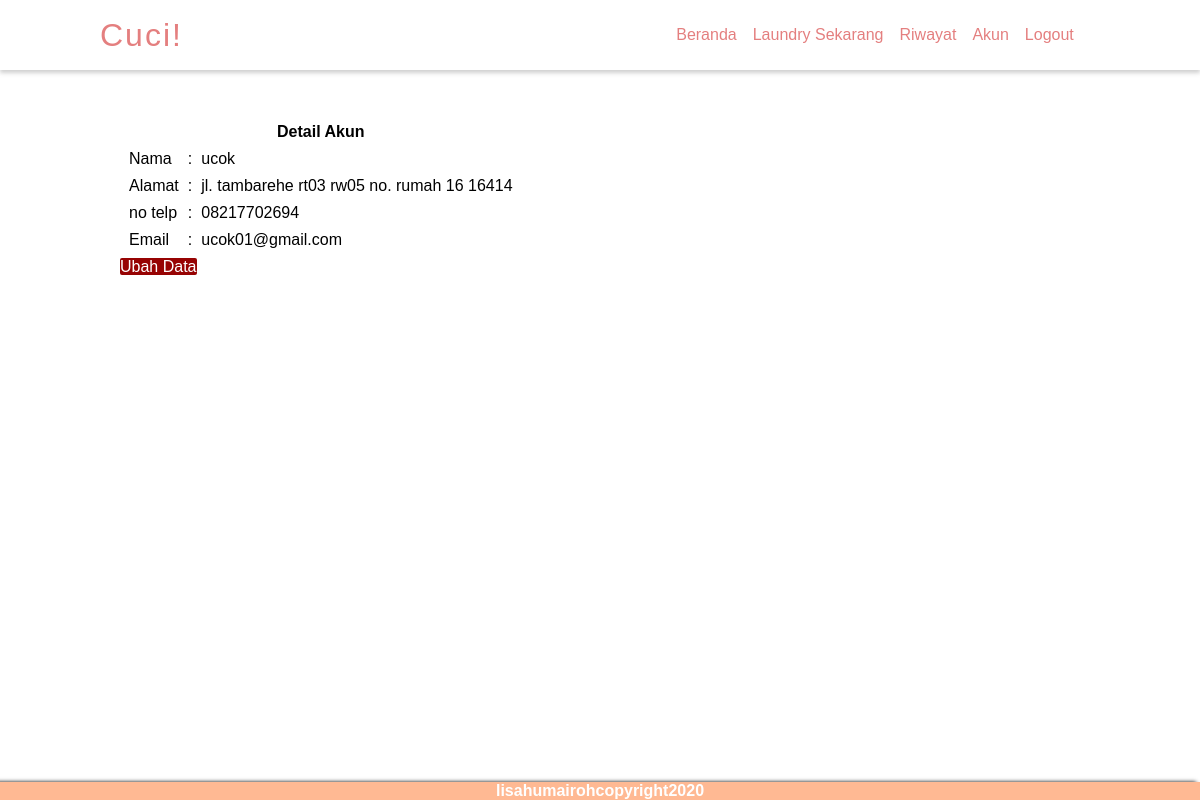
The app's page /user/akun.php (signed in) with its own data.
### tables this page shows
CREATE TABLE `user` (
  `id_user` int(11) NOT NULL,
  `username` varchar(50) NOT NULL,
  `pass` varchar(8) NOT NULL,
  `nama` varchar(50) NOT NULL,
  `alamat` varchar(255) NOT NULL,
  `no_telp` varchar(20) NOT NULL,
  `email` varchar(50) NOT NULL
);

### user/akun.php (the view, shortened to what this page needs)
<?php
include '../koneksi.php';
?>
<!DOCTYPE html>
<html lang="en">
<head>
    <link rel="stylesheet" href="../css/style.css">
</head>
<body>
    <div class="container">
        <header class="header">
                <a href="#" class="logo">Cuci!</a>
            <ul>
                <li><a href="home.php">Beranda</a></li>
                <li><a href="laundry.php">Laundry Sekarang</a></li>
                <li><a href="riwayat_transaksi.php">Riwayat</a></li>
                <li><a href="akun.php">Akun</a></li>
                <li><a href="../logout.php">Logout</a></li>
            </ul>
        </header>
    <div class="content">
        <div class="#tabel">
            <br><br><br>
                <table border="0"  cellpadding="50px" cellspacing="9">
                    <?php
                    $id_user = $_SESSION['id_user'];
                    $query = mysqli_query($conn, "SELECT * FROM user WHERE id_user='$id_user'");
                    while ( $data = mysqli_fetch_array($query) )
                     {
                    ?>
                        <tr collspan="3">
                            <th colspan="3">Detail Akun</th>
                        </tr>
                        <tr>
                            <td>Nama</td>
                            <td>:</td>
                            <td><?php echo $data['nama'] ?></td>
                        </tr>
                        <tr>
                            <td>Alamat</td>
                            <td>:</td>
                            <td><?php echo $data['alamat'] ?></td>
                        </tr><tr>
                            <td>no telp</td>
                            <td>:</td>
                            <td><?php echo $data['no_telp'] ?></td>
                        </tr>
                        <tr>
                            <td>Email</td>
                            <td>:</td>
                            <td><?php echo $data['email'] ?></td>
                        </tr>
                    <?php } ?>
                    </table>
                    <a id="tblhapus" href="edit_akun.php?id_user=<?php echo "$data[id_user]"; ?>">Ubah Data</a>
                </div>
    </div>
        <div class="footer">
            <h4>lisahumairohcopyright2020</h4>
        </div>
    </div>
</body>
</html>

### css/style.css (style rules this page uses)
* { margin: 0; padding: 0; font-family: sans-serif; }
.container { height: 650px; position: relative; width: 100%; }
.container header { height: 70px; width: 100%; position: fixed; background-color: rgb(255, 255, 255); line-height: 70px; box-shadow: 0 3px 4px rgba(116, 116, 116, 0.336); }
.container header .logo { position: relative; float: left; padding-left: 100px; position: relative; color: rgb(228, 127, 127); text-decoration:none; font-size: 2em; letter-spacing: 2px; transition: 0.6px; }
.container .header ul { margin-left: 550px; position: relative; display: flex; justify-content: center; align-items: center; }
.container .header ul li { list-style: none; position: relative; }
.container .header ul li a { padding: 3px; position: relative; text-decoration: none; margin: 5px; color: rgb(228, 127, 127); }
.container .content { margin: auto; padding: 60px 0 60px 0; width: 80%; }
.container .footer { position: fixed; box-shadow: -4px 0 4px rgb(0, 0, 0); background-color: #ffb993; color: #fff; width: 100%; text-align: center; bottom: 0%; }
#tbltambah, #tblubah, #tblhapus, #tbldetail, #btnriwayat { text-decoration: none; color: #fff; border-radius: 2px; }
#tblhapus { background-color: rgb(151, 3, 3); }

### records on screen
user: nama "ucok", alamat "jl. tambarehe rt03 rw05 no. rumah 16 16414", no_telp "08217702694", email "ucok01@gmail.com"
